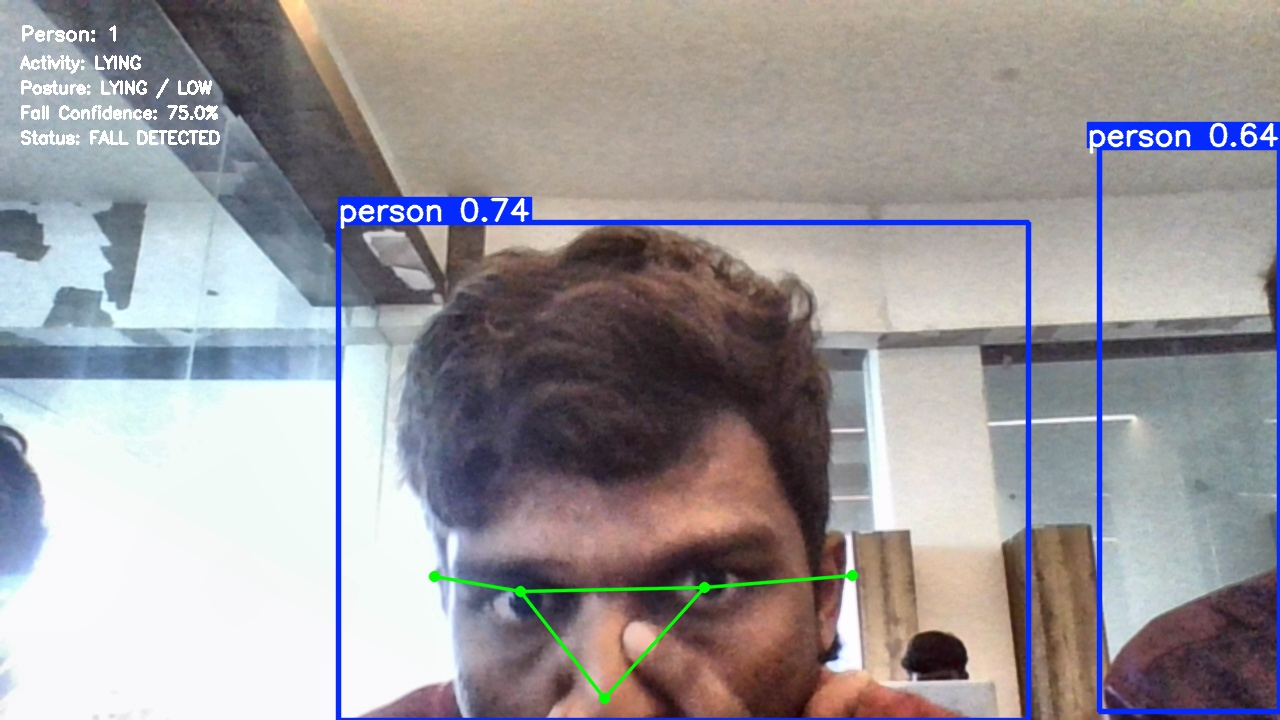
#> input picture data/fall_events/fall_2026-09-07_10-29-23_person_1.jpg, 1280 x 720 px
$ python -i image_enhancement.py   (imports and definitions only)
#> lines starting #> are read from the running program, lines starting #| are printed output that depends on the picture
#> further down, picture is the input picture: shape (720, 1280, 3); mean B, G, R 155.8, 152.7, 156.2
import cv2


class ImageEnhancer:
    """
    Module 1: Image Enhancement

    Performs:
    - Noise reduction
    - Brightness and contrast enhancement
    - Image resizing
    """

    def __init__(self, width=1280, height=720):
        self.width = width
        self.height = height

    def enhance(self, frame):

        if frame is None:
            return None

        # -------------------------------------------------
        # 1. Resize frame
        # -------------------------------------------------

        resized = cv2.resize(
            frame,
            (self.width, self.height),
            interpolation=cv2.INTER_LINEAR
        )

        # -------------------------------------------------
        # 2. Noise reduction
        # -------------------------------------------------

        denoised = cv2.GaussianBlur(
            resized,
            (5, 5),
            0
        )

        # -------------------------------------------------
        # 3. Brightness and contrast enhancement
        # -------------------------------------------------

        enhanced = cv2.convertScaleAbs(
            denoised,
            alpha=1.15,
            beta=8
        )
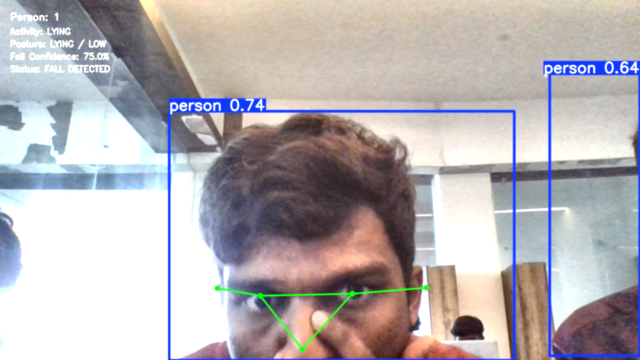
#> enhanced: shape (720, 1280, 3) (shown at 1/2 size); mean B, G, R 179.2, 176.7, 182.1

        # -------------------------------------------------
        # 4. CLAHE contrast enhancement
        # -------------------------------------------------

        lab = cv2.cvtColor(
            enhanced,
            cv2.COLOR_BGR2LAB
        )
#> lab: shape (720, 1280, 3); mean of channels 0, 1, 2 184, 131.9, 127.7

        l_channel, a_channel, b_channel = cv2.split(lab)
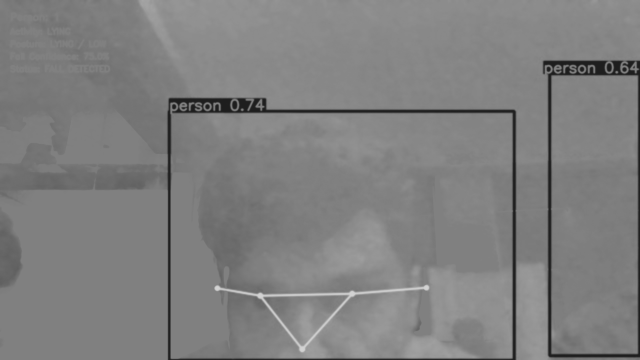
#> b_channel: shape (720, 1280) (shown at 1/2 size); min 29, max 211, mean 127.7

        clahe = cv2.createCLAHE(
            clipLimit=2.0,
            tileGridSize=(8, 8)
        )

        l_channel = clahe.apply(l_channel)
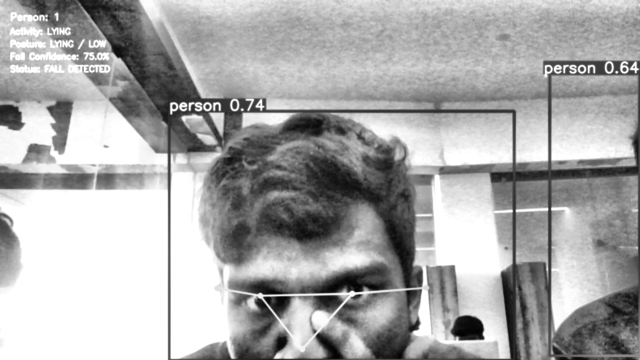
#> l_channel: shape (720, 1280) (shown at 1/2 size); min 1, max 255, mean 169.4

        enhanced_lab = cv2.merge(
            (
                l_channel,
                a_channel,
                b_channel
            )
        )
#> enhanced_lab: shape (720, 1280, 3); mean of channels 0, 1, 2 169.4, 131.9, 127.7

        final_frame = cv2.cvtColor(
            enhanced_lab,
            cv2.COLOR_LAB2BGR
        )
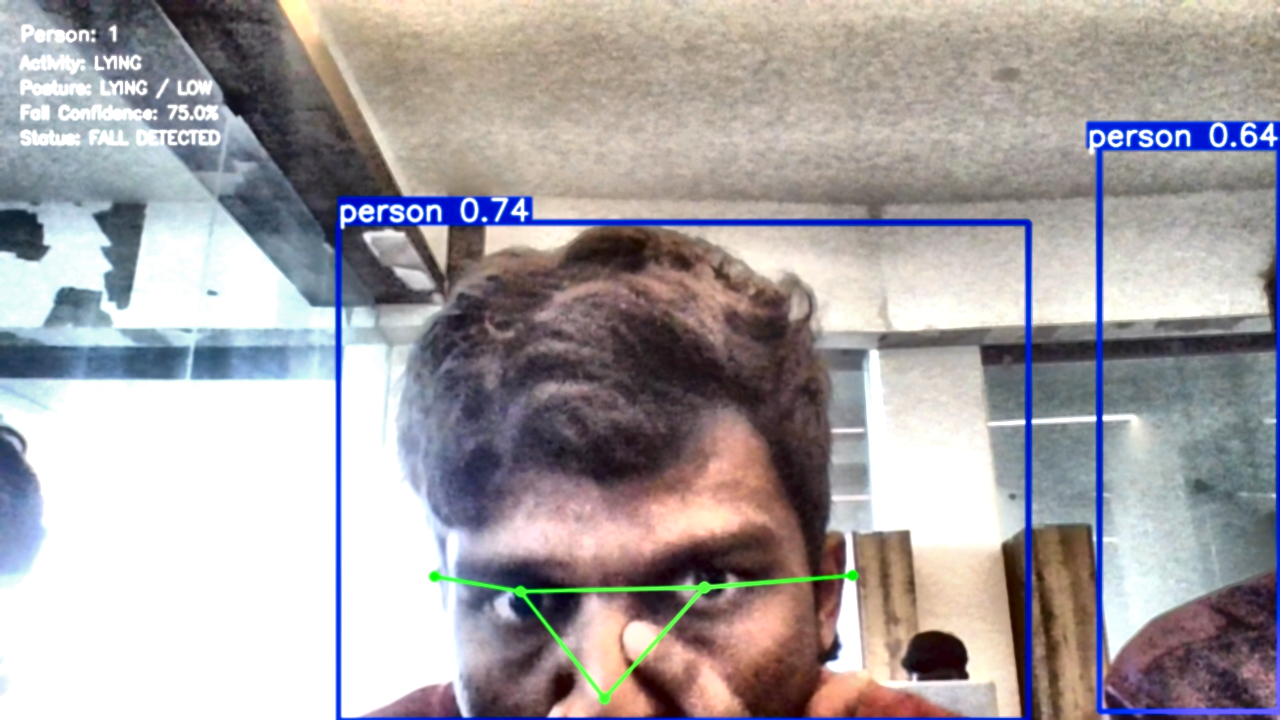
#> final_frame: shape (720, 1280, 3); mean B, G, R 164.5, 162.3, 167.4

        return final_frame

>>> import cv2
>>> picture = cv2.imread('data/fall_events/fall_2026-09-07_10-29-23_person_1.jpg')
>>> result = ImageEnhancer().enhance(picture)

$ run again, on data/fall_events/fall_2026-09-07_10-29-55_person_1.jpg
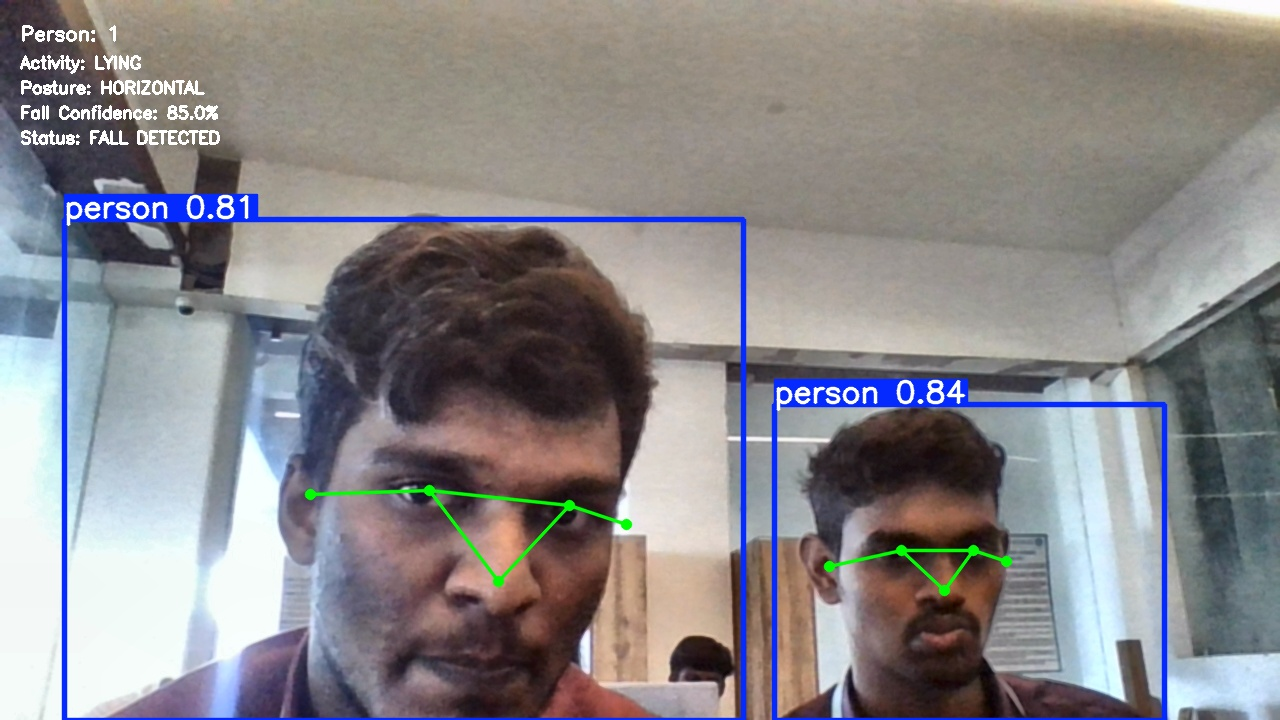
#> input picture data/fall_events/fall_2026-09-07_10-29-55_person_1.jpg, 1280 x 720 px
#> picture is the input picture: shape (720, 1280, 3); mean B, G, R 138, 135.6, 138.2
#> lab: shape (720, 1280, 3); mean of channels 0, 1, 2 168.6, 131.2, 128
#> in enhance, `l_channel, a_channel, b_channel = cv2.split(lab)`:
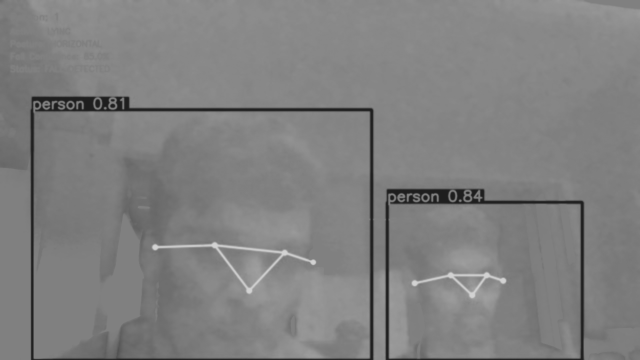
#> b_channel: shape (720, 1280) (shown at 1/2 size); min 29, max 211, mean 128
#> enhanced_lab: shape (720, 1280, 3); mean of channels 0, 1, 2 154.3, 131.2, 128
#> in enhance, `final_frame = cv2.cvtColor( enhanced_lab, cv2.COLOR_LAB2BGR )`:
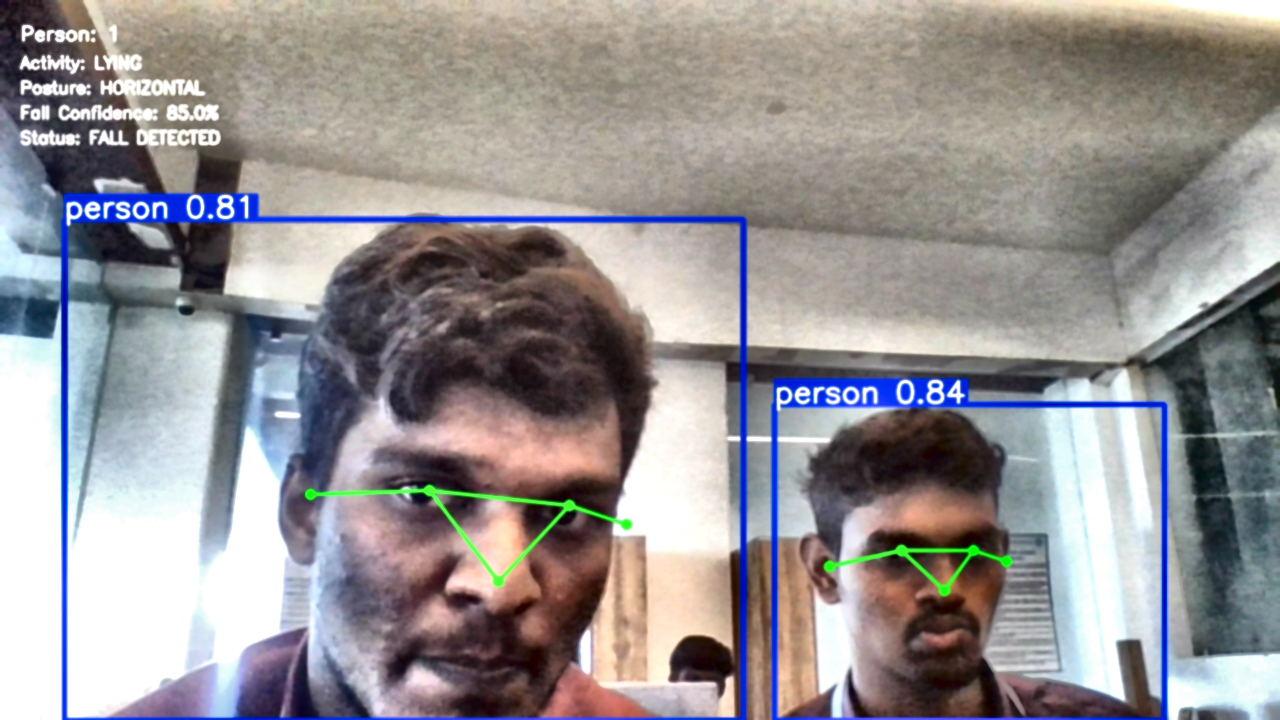
#> final_frame: shape (720, 1280, 3); mean B, G, R 148.4, 146.9, 150.7

$ run again, on data/fall_events/fall_2026-09-07_10-30-06_person_1.jpg
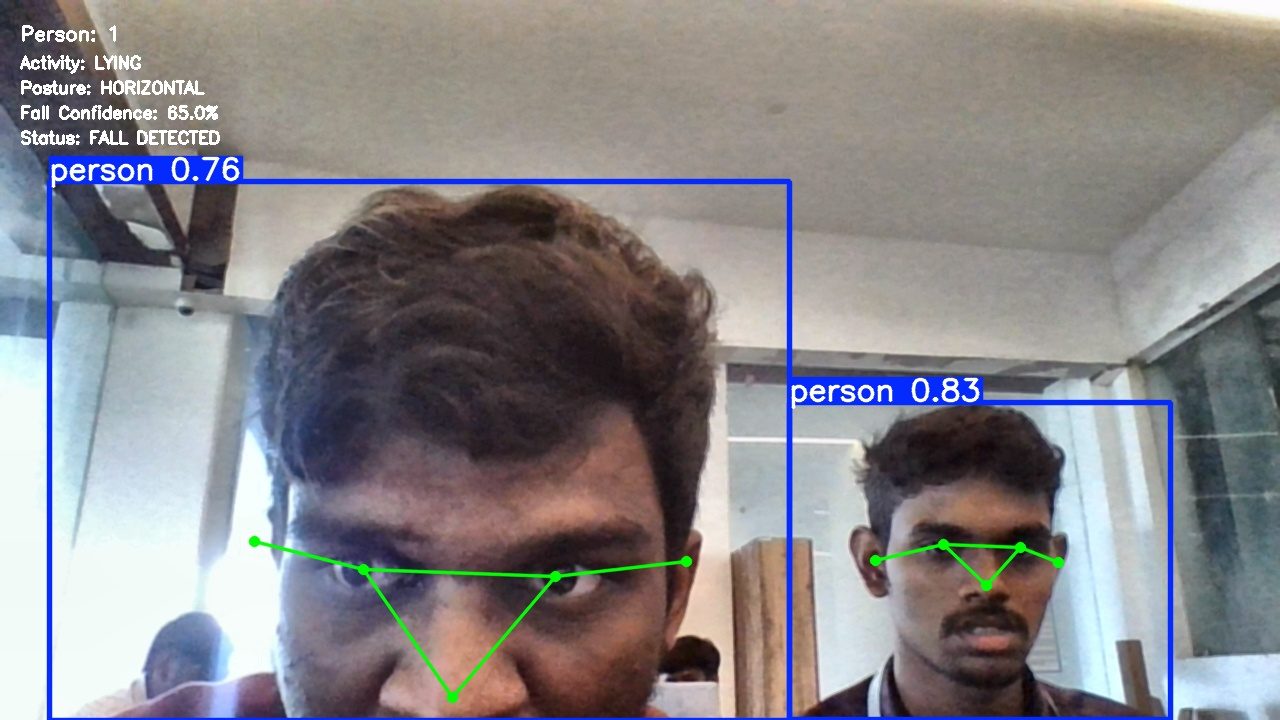
#> input picture data/fall_events/fall_2026-09-07_10-30-06_person_1.jpg, 1280 x 720 px
#> picture is the input picture: shape (720, 1280, 3); mean B, G, R 136.3, 133.2, 135.5
#> lab: shape (720, 1280, 3); mean of channels 0, 1, 2 165.6, 131.4, 127.5
#> in enhance, `l_channel, a_channel, b_channel = cv2.split(lab)`:
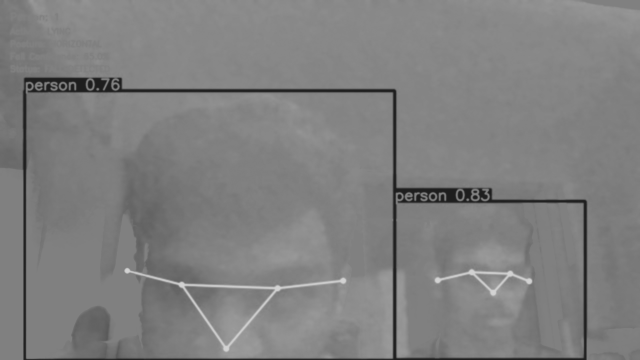
#> b_channel: shape (720, 1280) (shown at 1/2 size); min 29, max 211, mean 127.5
#> enhanced_lab: shape (720, 1280, 3); mean of channels 0, 1, 2 152.5, 131.4, 127.5
#> in enhance, `final_frame = cv2.cvtColor( enhanced_lab, cv2.COLOR_LAB2BGR )`:
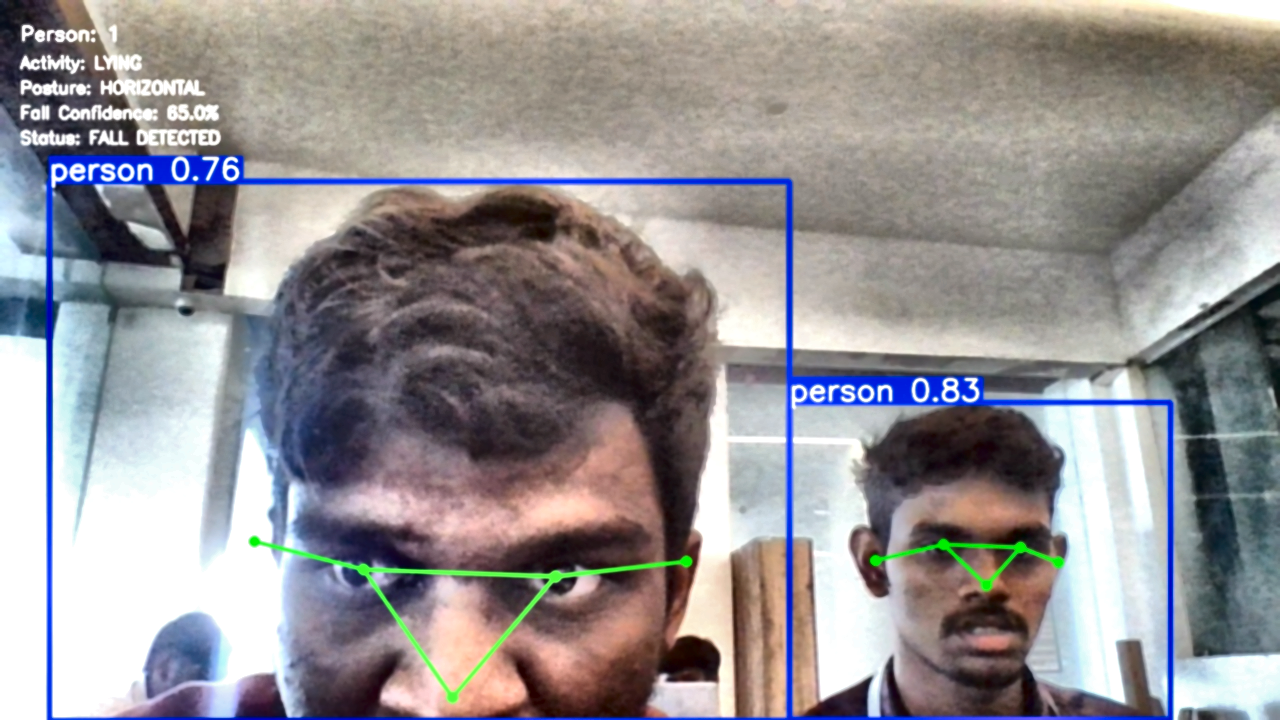
#> final_frame: shape (720, 1280, 3); mean B, G, R 147.3, 145.1, 148.7
